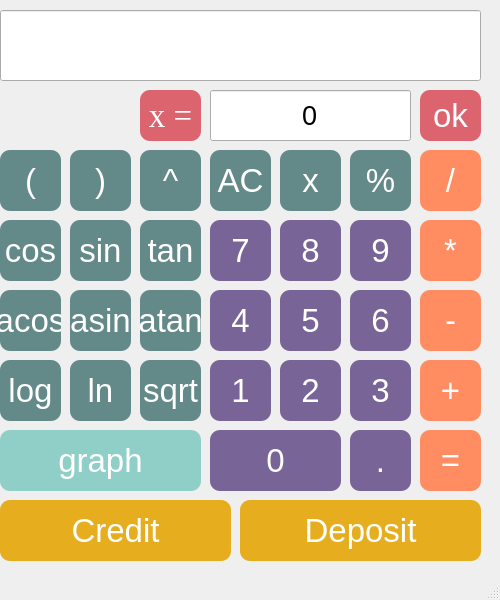
<?xml version="1.0" encoding="UTF-8"?>
<ui version="4.0">
 <class>MainWindow</class>
 <widget class="QMainWindow" name="MainWindow">
  <property name="geometry">
   <rect>
    <x>0</x>
    <y>0</y>
    <width>500</width>
    <height>600</height>
   </rect>
  </property>
  <property name="cursor">
   <cursorShape>ArrowCursor</cursorShape>
  </property>
  <property name="mouseTracking">
   <bool>true</bool>
  </property>
  <property name="windowTitle">
   <string>MainWindow</string>
  </property>
  <widget class="QWidget" name="centralwidget">
   <widget class="QLineEdit" name="Result_show">
    <property name="geometry">
     <rect>
      <x>0</x>
      <y>10</y>
      <width>481</width>
      <height>71</height>
     </rect>
    </property>
    <property name="font">
     <font>
      <family>Tahoma</family>
      <pointsize>20</pointsize>
     </font>
    </property>
    <property name="cursor">
     <cursorShape>ArrowCursor</cursorShape>
    </property>
    <property name="alignment">
     <set>Qt::AlignRight|Qt::AlignTrailing|Qt::AlignVCenter</set>
    </property>
    <property name="readOnly">
     <bool>true</bool>
    </property>
   </widget>
   <widget class="QLineEdit" name="x_num">
    <property name="geometry">
     <rect>
      <x>210</x>
      <y>90</y>
      <width>201</width>
      <height>51</height>
     </rect>
    </property>
    <property name="font">
     <font>
      <family>Tahoma</family>
      <pointsize>20</pointsize>
     </font>
    </property>
    <property name="cursor">
     <cursorShape>ArrowCursor</cursorShape>
    </property>
    <property name="tabletTracking">
     <bool>false</bool>
    </property>
    <property name="text">
     <string>0</string>
    </property>
    <property name="alignment">
     <set>Qt::AlignCenter</set>
    </property>
    <property name="readOnly">
     <bool>true</bool>
    </property>
   </widget>
   <widget class="QPushButton" name="pushButton_openbracket">
    <property name="geometry">
     <rect>
      <x>0</x>
      <y>150</y>
      <width>61</width>
      <height>61</height>
     </rect>
    </property>
    <property name="font">
     <font>
      <family>Tahoma</family>
      <pointsize>-1</pointsize>
     </font>
    </property>
    <property name="styleSheet">
     <string notr="true">QPushButton {
    border-radius:  10px;
    background-color:  rgb(100, 137, 137);
    color:  rgb(255, 255, 255);
    font-size:  33px;
}

QPushButton:pressed {
    background-color:  rgb(158, 188, 108);
}</string>
    </property>
    <property name="text">
     <string>(</string>
    </property>
   </widget>
   <widget class="QPushButton" name="pushButton_closebracket">
    <property name="geometry">
     <rect>
      <x>70</x>
      <y>150</y>
      <width>61</width>
      <height>61</height>
     </rect>
    </property>
    <property name="font">
     <font>
      <family>Tahoma</family>
      <pointsize>-1</pointsize>
     </font>
    </property>
    <property name="styleSheet">
     <string notr="true">QPushButton {
    border-radius:  10px;
    background-color:  rgb(100, 137, 137);
    color:  rgb(255, 255, 255);
    font-size:  33px;
}

QPushButton:pressed {
    background-color:  rgb(158, 188, 108);
}</string>
    </property>
    <property name="text">
     <string>)</string>
    </property>
   </widget>
   <widget class="QPushButton" name="pushButton_pow">
    <property name="geometry">
     <rect>
      <x>140</x>
      <y>150</y>
      <width>61</width>
      <height>61</height>
     </rect>
    </property>
    <property name="font">
     <font>
      <family>Tahoma</family>
      <pointsize>-1</pointsize>
     </font>
    </property>
    <property name="styleSheet">
     <string notr="true">QPushButton {
    border-radius:  10px;
    background-color:  rgb(100, 137, 137);
    color:  rgb(255, 255, 255);
    font-size:  33px;
}

QPushButton:pressed {
    background-color:  rgb(158, 188, 108);
}</string>
    </property>
    <property name="text">
     <string>^</string>
    </property>
   </widget>
   <widget class="QPushButton" name="pushButton_AC">
    <property name="geometry">
     <rect>
      <x>210</x>
      <y>150</y>
      <width>61</width>
      <height>61</height>
     </rect>
    </property>
    <property name="font">
     <font>
      <family>Tahoma</family>
      <pointsize>-1</pointsize>
     </font>
    </property>
    <property name="styleSheet">
     <string notr="true">QPushButton {
    border-radius:  10px;
    background-color:  rgb(100, 137, 137);
    color:  rgb(255, 255, 255);
    font-size:  33px;
}

QPushButton:pressed {
    background-color:  rgb(158, 188, 108);
}</string>
    </property>
    <property name="text">
     <string>AC</string>
    </property>
   </widget>
   <widget class="QPushButton" name="pushButton_cos">
    <property name="geometry">
     <rect>
      <x>0</x>
      <y>220</y>
      <width>61</width>
      <height>61</height>
     </rect>
    </property>
    <property name="font">
     <font>
      <family>Tahoma</family>
      <pointsize>-1</pointsize>
     </font>
    </property>
    <property name="styleSheet">
     <string notr="true">QPushButton {
    border-radius:  10px;
    background-color:  rgb(100, 137, 137);
    color:  rgb(255, 255, 255);
    font-size:  33px;
}

QPushButton:pressed {
    background-color:  rgb(158, 188, 108);
}</string>
    </property>
    <property name="text">
     <string>cos</string>
    </property>
   </widget>
   <widget class="QPushButton" name="pushButton_x">
    <property name="geometry">
     <rect>
      <x>280</x>
      <y>150</y>
      <width>61</width>
      <height>61</height>
     </rect>
    </property>
    <property name="font">
     <font>
      <family>Tahoma</family>
      <pointsize>-1</pointsize>
     </font>
    </property>
    <property name="styleSheet">
     <string notr="true">QPushButton {
    border-radius:  10px;
    background-color:  rgb(100, 137, 137);
    color:  rgb(255, 255, 255);
    font-size:  33px;
}

QPushButton:pressed {
    background-color:  rgb(158, 188, 108);
}</string>
    </property>
    <property name="text">
     <string>x</string>
    </property>
   </widget>
   <widget class="QPushButton" name="pushButton_sin">
    <property name="geometry">
     <rect>
      <x>70</x>
      <y>220</y>
      <width>61</width>
      <height>61</height>
     </rect>
    </property>
    <property name="font">
     <font>
      <family>Tahoma</family>
      <pointsize>-1</pointsize>
     </font>
    </property>
    <property name="styleSheet">
     <string notr="true">QPushButton {
    border-radius:  10px;
    background-color:  rgb(100, 137, 137);
    color:  rgb(255, 255, 255);
    font-size:  33px;
}

QPushButton:pressed {
    background-color:  rgb(158, 188, 108);
}</string>
    </property>
    <property name="text">
     <string>sin</string>
    </property>
   </widget>
   <widget class="QPushButton" name="pushButton_tan">
    <property name="geometry">
     <rect>
      <x>140</x>
      <y>220</y>
      <width>61</width>
      <height>61</height>
     </rect>
    </property>
    <property name="font">
     <font>
      <family>Tahoma</family>
      <pointsize>-1</pointsize>
     </font>
    </property>
    <property name="styleSheet">
     <string notr="true">QPushButton {
    border-radius:  10px;
    background-color:  rgb(100, 137, 137);
    color:  rgb(255, 255, 255);
    font-size:  33px;
}

QPushButton:pressed {
    background-color:  rgb(158, 188, 108);
}</string>
    </property>
    <property name="text">
     <string>tan</string>
    </property>
   </widget>
   <widget class="QPushButton" name="pushButton_7">
    <property name="geometry">
     <rect>
      <x>210</x>
      <y>220</y>
      <width>61</width>
      <height>61</height>
     </rect>
    </property>
    <property name="font">
     <font>
      <family>Tahoma</family>
      <pointsize>-1</pointsize>
     </font>
    </property>
    <property name="styleSheet">
     <string notr="true">QPushButton {
border-radius:  10px;
    background-color:  rgb(120, 100, 150);
    color:  rgb(255, 255, 255);
    font-size:  33px;
}
QPushButton:pressed {
background-color: rgb(150, 90, 200);
}</string>
    </property>
    <property name="text">
     <string>7</string>
    </property>
   </widget>
   <widget class="QPushButton" name="pushButton_acos">
    <property name="geometry">
     <rect>
      <x>0</x>
      <y>290</y>
      <width>61</width>
      <height>61</height>
     </rect>
    </property>
    <property name="font">
     <font>
      <family>Tahoma</family>
      <pointsize>-1</pointsize>
     </font>
    </property>
    <property name="styleSheet">
     <string notr="true">QPushButton {
    border-radius:  10px;
    background-color:  rgb(100, 137, 137);
    color:  rgb(255, 255, 255);
    font-size:  33px;
}

QPushButton:pressed {
    background-color:  rgb(158, 188, 108);
}</string>
    </property>
    <property name="text">
     <string>acos</string>
    </property>
   </widget>
   <widget class="QPushButton" name="pushButton_8">
    <property name="geometry">
     <rect>
      <x>280</x>
      <y>220</y>
      <width>61</width>
      <height>61</height>
     </rect>
    </property>
    <property name="font">
     <font>
      <family>Tahoma</family>
      <pointsize>-1</pointsize>
     </font>
    </property>
    <property name="styleSheet">
     <string notr="true">QPushButton {
border-radius:  10px;
    background-color:  rgb(120, 100, 150);
    color:  rgb(255, 255, 255);
    font-size:  33px;
}
QPushButton:pressed {
background-color: rgb(150, 90, 200);
}</string>
    </property>
    <property name="text">
     <string>8</string>
    </property>
   </widget>
   <widget class="QPushButton" name="pushButton_4">
    <property name="geometry">
     <rect>
      <x>210</x>
      <y>290</y>
      <width>61</width>
      <height>61</height>
     </rect>
    </property>
    <property name="font">
     <font>
      <family>Tahoma</family>
      <pointsize>-1</pointsize>
     </font>
    </property>
    <property name="styleSheet">
     <string notr="true">QPushButton {
border-radius:  10px;
    background-color:  rgb(120, 100, 150);
    color:  rgb(255, 255, 255);
    font-size:  33px;
}
QPushButton:pressed {
background-color: rgb(150, 90, 200);
}</string>
    </property>
    <property name="text">
     <string>4</string>
    </property>
   </widget>
   <widget class="QPushButton" name="pushButton_atan">
    <property name="geometry">
     <rect>
      <x>140</x>
      <y>290</y>
      <width>61</width>
      <height>61</height>
     </rect>
    </property>
    <property name="font">
     <font>
      <family>Tahoma</family>
      <pointsize>-1</pointsize>
     </font>
    </property>
    <property name="styleSheet">
     <string notr="true">QPushButton {
    border-radius:  10px;
    background-color:  rgb(100, 137, 137);
    color:  rgb(255, 255, 255);
    font-size:  33px;
}

QPushButton:pressed {
    background-color:  rgb(158, 188, 108);
}</string>
    </property>
    <property name="text">
     <string>atan</string>
    </property>
   </widget>
   <widget class="QPushButton" name="pushButton_asin">
    <property name="geometry">
     <rect>
      <x>70</x>
      <y>290</y>
      <width>61</width>
      <height>61</height>
     </rect>
    </property>
    <property name="font">
     <font>
      <family>Tahoma</family>
      <pointsize>-1</pointsize>
     </font>
    </property>
    <property name="styleSheet">
     <string notr="true">QPushButton {
    border-radius:  10px;
    background-color:  rgb(100, 137, 137);
    color:  rgb(255, 255, 255);
    font-size:  33px;
}

QPushButton:pressed {
    background-color:  rgb(158, 188, 108);
}</string>
    </property>
    <property name="text">
     <string>asin</string>
    </property>
   </widget>
   <widget class="QPushButton" name="pushButton_5">
    <property name="geometry">
     <rect>
      <x>280</x>
      <y>290</y>
      <width>61</width>
      <height>61</height>
     </rect>
    </property>
    <property name="font">
     <font>
      <family>Tahoma</family>
      <pointsize>-1</pointsize>
     </font>
    </property>
    <property name="styleSheet">
     <string notr="true">QPushButton {
border-radius:  10px;
    background-color:  rgb(120, 100, 150);
    color:  rgb(255, 255, 255);
    font-size:  33px;
}
QPushButton:pressed {
background-color: rgb(150, 90, 200);
}</string>
    </property>
    <property name="text">
     <string>5</string>
    </property>
   </widget>
   <widget class="QPushButton" name="pushButton_ln">
    <property name="geometry">
     <rect>
      <x>70</x>
      <y>360</y>
      <width>61</width>
      <height>61</height>
     </rect>
    </property>
    <property name="font">
     <font>
      <family>Tahoma</family>
      <pointsize>-1</pointsize>
     </font>
    </property>
    <property name="styleSheet">
     <string notr="true">QPushButton {
    border-radius:  10px;
    background-color:  rgb(100, 137, 137);
    color:  rgb(255, 255, 255);
    font-size:  33px;
}

QPushButton:pressed {
    background-color:  rgb(158, 188, 108);
}</string>
    </property>
    <property name="text">
     <string>ln</string>
    </property>
   </widget>
   <widget class="QPushButton" name="pushButton_log">
    <property name="geometry">
     <rect>
      <x>0</x>
      <y>360</y>
      <width>61</width>
      <height>61</height>
     </rect>
    </property>
    <property name="font">
     <font>
      <family>Tahoma</family>
      <pointsize>-1</pointsize>
     </font>
    </property>
    <property name="styleSheet">
     <string notr="true">QPushButton {
    border-radius:  10px;
    background-color:  rgb(100, 137, 137);
    color:  rgb(255, 255, 255);
    font-size:  33px;
}

QPushButton:pressed {
    background-color:  rgb(158, 188, 108);
}</string>
    </property>
    <property name="text">
     <string>log</string>
    </property>
   </widget>
   <widget class="QPushButton" name="pushButton_1">
    <property name="geometry">
     <rect>
      <x>210</x>
      <y>360</y>
      <width>61</width>
      <height>61</height>
     </rect>
    </property>
    <property name="font">
     <font>
      <family>Tahoma</family>
      <pointsize>-1</pointsize>
     </font>
    </property>
    <property name="styleSheet">
     <string notr="true">QPushButton {
border-radius:  10px;
    background-color:  rgb(120, 100, 150);
    color:  rgb(255, 255, 255);
    font-size:  33px;
}
QPushButton:pressed {
background-color: rgb(150, 90, 200);
}</string>
    </property>
    <property name="text">
     <string>1</string>
    </property>
   </widget>
   <widget class="QPushButton" name="pushButton_sqrt">
    <property name="geometry">
     <rect>
      <x>140</x>
      <y>360</y>
      <width>61</width>
      <height>61</height>
     </rect>
    </property>
    <property name="font">
     <font>
      <family>Tahoma</family>
      <pointsize>-1</pointsize>
     </font>
    </property>
    <property name="styleSheet">
     <string notr="true">QPushButton {
    border-radius:  10px;
    background-color:  rgb(100, 137, 137);
    color:  rgb(255, 255, 255);
    font-size:  33px;
}

QPushButton:pressed {
    background-color:  rgb(158, 188, 108);
}</string>
    </property>
    <property name="text">
     <string>sqrt</string>
    </property>
   </widget>
   <widget class="QPushButton" name="pushButton_9">
    <property name="geometry">
     <rect>
      <x>350</x>
      <y>220</y>
      <width>61</width>
      <height>61</height>
     </rect>
    </property>
    <property name="font">
     <font>
      <family>Tahoma</family>
      <pointsize>-1</pointsize>
     </font>
    </property>
    <property name="styleSheet">
     <string notr="true">QPushButton {
border-radius:  10px;
    background-color:  rgb(120, 100, 150);
    color:  rgb(255, 255, 255);
    font-size:  33px;
}
QPushButton:pressed {
background-color: rgb(150, 90, 200);
}</string>
    </property>
    <property name="text">
     <string>9</string>
    </property>
   </widget>
   <widget class="QPushButton" name="pushButton_2">
    <property name="geometry">
     <rect>
      <x>280</x>
      <y>360</y>
      <width>61</width>
      <height>61</height>
     </rect>
    </property>
    <property name="font">
     <font>
      <family>Tahoma</family>
      <pointsize>-1</pointsize>
     </font>
    </property>
    <property name="styleSheet">
     <string notr="true">QPushButton {
border-radius:  10px;
    background-color:  rgb(120, 100, 150);
    color:  rgb(255, 255, 255);
    font-size:  33px;
}
QPushButton:pressed {
background-color: rgb(150, 90, 200);
}</string>
    </property>
    <property name="text">
     <string>2</string>
    </property>
   </widget>
   <widget class="QPushButton" name="pushButton_mod">
    <property name="geometry">
     <rect>
      <x>350</x>
      <y>150</y>
      <width>61</width>
      <height>61</height>
     </rect>
    </property>
    <property name="font">
     <font>
      <family>Tahoma</family>
      <pointsize>-1</pointsize>
     </font>
    </property>
    <property name="styleSheet">
     <string notr="true">QPushButton {
    border-radius:  10px;
    background-color:  rgb(100, 137, 137);
    color:  rgb(255, 255, 255);
    font-size:  33px;
}

QPushButton:pressed {
    background-color:  rgb(158, 188, 108);
}</string>
    </property>
    <property name="text">
     <string>%</string>
    </property>
   </widget>
   <widget class="QPushButton" name="pushButton_3">
    <property name="geometry">
     <rect>
      <x>350</x>
      <y>360</y>
      <width>61</width>
      <height>61</height>
     </rect>
    </property>
    <property name="font">
     <font>
      <family>Tahoma</family>
      <pointsize>-1</pointsize>
     </font>
    </property>
    <property name="styleSheet">
     <string notr="true">QPushButton {
border-radius:  10px;
    background-color:  rgb(120, 100, 150);
    color:  rgb(255, 255, 255);
    font-size:  33px;
}
QPushButton:pressed {
background-color: rgb(150, 90, 200);
}</string>
    </property>
    <property name="text">
     <string>3</string>
    </property>
   </widget>
   <widget class="QPushButton" name="pushButton_6">
    <property name="geometry">
     <rect>
      <x>350</x>
      <y>290</y>
      <width>61</width>
      <height>61</height>
     </rect>
    </property>
    <property name="font">
     <font>
      <family>Tahoma</family>
      <pointsize>-1</pointsize>
     </font>
    </property>
    <property name="styleSheet">
     <string notr="true">QPushButton {
border-radius:  10px;
    background-color:  rgb(120, 100, 150);
    color:  rgb(255, 255, 255);
    font-size:  33px;
}
QPushButton:pressed {
background-color: rgb(150, 90, 200);
}</string>
    </property>
    <property name="text">
     <string>6</string>
    </property>
   </widget>
   <widget class="QPushButton" name="pushButton_x_num">
    <property name="geometry">
     <rect>
      <x>140</x>
      <y>90</y>
      <width>61</width>
      <height>51</height>
     </rect>
    </property>
    <property name="font">
     <font>
      <family>Georgia</family>
      <pointsize>-1</pointsize>
     </font>
    </property>
    <property name="styleSheet">
     <string notr="true">QPushButton {
    border-radius:  10px;
    background-color: rgb(220, 100, 110);
    color:  rgb(255, 255, 255);
    font-size:  33px;
}

QPushButton:pressed {
    background-color:  rgb(197, 70, 83);
}</string>
    </property>
    <property name="text">
     <string>x =</string>
    </property>
   </widget>
   <widget class="QPushButton" name="pushButton_ok">
    <property name="geometry">
     <rect>
      <x>420</x>
      <y>90</y>
      <width>61</width>
      <height>51</height>
     </rect>
    </property>
    <property name="font">
     <font>
      <family>Tahoma</family>
      <pointsize>-1</pointsize>
     </font>
    </property>
    <property name="styleSheet">
     <string notr="true">QPushButton {
    border-radius:  10px;
    background-color: rgb(220, 100, 110);
    color:  rgb(255, 255, 255);
    font-size:  33px;
}

QPushButton:pressed {
    background-color:  rgb(197, 70, 83);
}</string>
    </property>
    <property name="text">
     <string>ok</string>
    </property>
   </widget>
   <widget class="QPushButton" name="pushButton_graph">
    <property name="geometry">
     <rect>
      <x>0</x>
      <y>430</y>
      <width>201</width>
      <height>61</height>
     </rect>
    </property>
    <property name="font">
     <font>
      <family>Tahoma</family>
      <pointsize>-1</pointsize>
     </font>
    </property>
    <property name="styleSheet">
     <string notr="true">QPushButton {
border-radius:  10px;
    background-color:  rgb(143, 207, 200);
    color:  rgb(255, 255, 255);
    font-size:  33px;
}
QPushButton:pressed {
background-color: rgb(107, 116, 200);
}</string>
    </property>
    <property name="text">
     <string>graph</string>
    </property>
   </widget>
   <widget class="QPushButton" name="credit">
    <property name="geometry">
     <rect>
      <x>0</x>
      <y>500</y>
      <width>231</width>
      <height>61</height>
     </rect>
    </property>
    <property name="font">
     <font>
      <family>Tahoma</family>
      <pointsize>-1</pointsize>
     </font>
    </property>
    <property name="mouseTracking">
     <bool>true</bool>
    </property>
    <property name="styleSheet">
     <string notr="true">QPushButton {
    border-radius:  10px;
    background-color: rgb(230, 173, 30);
    color:  rgb(255, 255, 255);
    font-size:  33px;
}

QPushButton:pressed {
    background-color:  rgb(197, 70, 83);
}</string>
    </property>
    <property name="text">
     <string>Credit</string>
    </property>
   </widget>
   <widget class="QPushButton" name="pushButton_0">
    <property name="geometry">
     <rect>
      <x>210</x>
      <y>430</y>
      <width>131</width>
      <height>61</height>
     </rect>
    </property>
    <property name="font">
     <font>
      <family>Tahoma</family>
      <pointsize>-1</pointsize>
     </font>
    </property>
    <property name="styleSheet">
     <string notr="true">QPushButton {
border-radius:  10px;
    background-color:  rgb(120, 100, 150);
    color:  rgb(255, 255, 255);
    font-size:  33px;
}
QPushButton:pressed {
background-color: rgb(150, 90, 200);
}</string>
    </property>
    <property name="text">
     <string>0</string>
    </property>
   </widget>
   <widget class="QPushButton" name="pushButton_dot">
    <property name="geometry">
     <rect>
      <x>350</x>
      <y>430</y>
      <width>61</width>
      <height>61</height>
     </rect>
    </property>
    <property name="font">
     <font>
      <family>Tahoma</family>
      <pointsize>-1</pointsize>
     </font>
    </property>
    <property name="styleSheet">
     <string notr="true">QPushButton {
border-radius:  10px;
    background-color:  rgb(120, 100, 150);
    color:  rgb(255, 255, 255);
    font-size:  33px;
}
QPushButton:pressed {
background-color: rgb(150, 90, 200);
}</string>
    </property>
    <property name="text">
     <string>.</string>
    </property>
   </widget>
   <widget class="QPushButton" name="pushButton_eq">
    <property name="geometry">
     <rect>
      <x>420</x>
      <y>430</y>
      <width>61</width>
      <height>61</height>
     </rect>
    </property>
    <property name="styleSheet">
     <string notr="true">QPushButton {
    border-radius:  10px;
    background-color:  rgb(255, 141, 97);
    color:  rgb(255, 255, 255);
    font-size:  33px;
}

QPushButton:pressed {
    background-color:  rgb(255, 100, 69);
}</string>
    </property>
    <property name="text">
     <string>=</string>
    </property>
   </widget>
   <widget class="QPushButton" name="pushButton_sub">
    <property name="geometry">
     <rect>
      <x>420</x>
      <y>290</y>
      <width>61</width>
      <height>61</height>
     </rect>
    </property>
    <property name="styleSheet">
     <string notr="true">QPushButton {
    border-radius:  10px;
    background-color:  rgb(255, 141, 97);
    color:  rgb(255, 255, 255);
    font-size:  33px;
}

QPushButton:pressed {
    background-color:  rgb(255, 100, 69);
}</string>
    </property>
    <property name="text">
     <string>-</string>
    </property>
   </widget>
   <widget class="QPushButton" name="pushButton_div">
    <property name="geometry">
     <rect>
      <x>420</x>
      <y>150</y>
      <width>61</width>
      <height>61</height>
     </rect>
    </property>
    <property name="styleSheet">
     <string notr="true">QPushButton {
    border-radius:  10px;
    background-color:  rgb(255, 141, 97);
    color:  rgb(255, 255, 255);
    font-size:  33px;
}

QPushButton:pressed {
    background-color:  rgb(255, 100, 69);
}</string>
    </property>
    <property name="text">
     <string>/</string>
    </property>
   </widget>
   <widget class="QPushButton" name="pushButton_mul">
    <property name="geometry">
     <rect>
      <x>420</x>
      <y>220</y>
      <width>61</width>
      <height>61</height>
     </rect>
    </property>
    <property name="styleSheet">
     <string notr="true">QPushButton {
    border-radius:  10px;
    background-color:  rgb(255, 141, 97);
    color:  rgb(255, 255, 255);
    font-size:  33px;
}

QPushButton:pressed {
    background-color:  rgb(255, 100, 69);
}</string>
    </property>
    <property name="text">
     <string>*</string>
    </property>
   </widget>
   <widget class="QPushButton" name="pushButton_sum">
    <property name="geometry">
     <rect>
      <x>420</x>
      <y>360</y>
      <width>61</width>
      <height>61</height>
     </rect>
    </property>
    <property name="styleSheet">
     <string notr="true">QPushButton {
    border-radius:  10px;
    background-color:  rgb(255, 141, 97);
    color:  rgb(255, 255, 255);
    font-size:  33px;
}

QPushButton:pressed {
    background-color:  rgb(255, 100, 69);
}</string>
    </property>
    <property name="text">
     <string>+</string>
    </property>
   </widget>
   <widget class="QPushButton" name="deposit">
    <property name="geometry">
     <rect>
      <x>240</x>
      <y>500</y>
      <width>241</width>
      <height>61</height>
     </rect>
    </property>
    <property name="font">
     <font>
      <family>Tahoma</family>
      <pointsize>-1</pointsize>
     </font>
    </property>
    <property name="styleSheet">
     <string notr="true">QPushButton {
    border-radius:  10px;
    background-color: rgb(230, 173, 30);
    color:  rgb(255, 255, 255);
    font-size:  33px;
}

QPushButton:pressed {
    background-color:  rgb(197, 70, 83);
}</string>
    </property>
    <property name="text">
     <string>Deposit</string>
    </property>
   </widget>
  </widget>
  <widget class="QMenuBar" name="menubar">
   <property name="geometry">
    <rect>
     <x>0</x>
     <y>0</y>
     <width>491</width>
     <height>24</height>
    </rect>
   </property>
  </widget>
  <widget class="QStatusBar" name="statusbar"/>
 </widget>
 <resources/>
 <connections/>
</ui>
